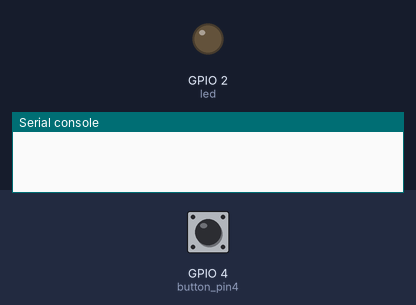
Bench run of a program on a simulated ESP32 board running MicroPython. On the bench: output pins drawn as LEDs (lit = HIGH), the last lines printed to the serial console. The inputs (shaded band) are chosen by the test bench; at power-on: GPIO 4 (button_pin4) HIGH.

Above: at 1.2 s.
1.3 s: GPIO 4 (button_pin4) pulled LOW for 0.15 s
At 1.4 s:
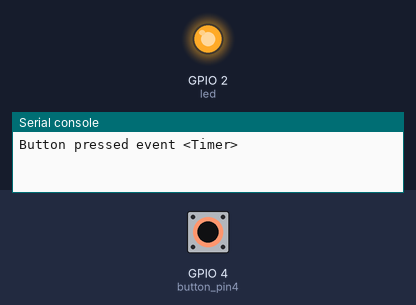
3.0 s: GPIO 4 (button_pin4) pulled LOW for 3.2 s
At 7.4 s:
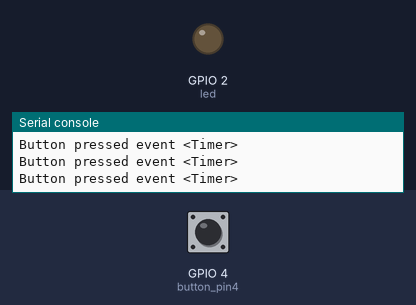
Timing chart, 0 to 8.9 s (numbered marks = the images above; inputs shaded):
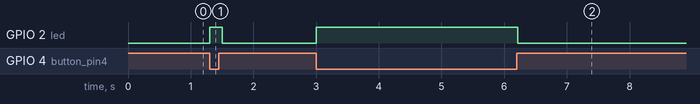

Measured:
- after the input at 1.3 s, GPIO 2 (led): LOW → HIGH at once, → LOW 0.20 s later
- after the input at 3.0 s, GPIO 2 (led): LOW → HIGH at once, → LOW 3.2 s later

The program:

button_with_timer_interrupt.py
```python
from machine import Pin, Timer
from time import sleep_ms

led = Pin(2, Pin.OUT)
button_pin4 = Pin(4, Pin.IN, Pin.PULL_UP)
button_pressed = False

def button_pressed_isr(event):
    global button_pressed
    global button_event

    if button_pin4.value() == False: #if button is pressed value returns false(down)
        button_pressed = True
        button_event = event
    else:							 #if button is not pressed, value returns true
        button_pressed = False

button_timer = Timer(1)
button_timer.init(period = 50, mode = Timer.PERIODIC, callback = button_pressed_isr)

while True:
    if button_pressed == True:
        button_pressed = False
        led.on()
        print("Button pressed event", button_event)
        sleep_ms(100)
    else:
        led.off()
```
